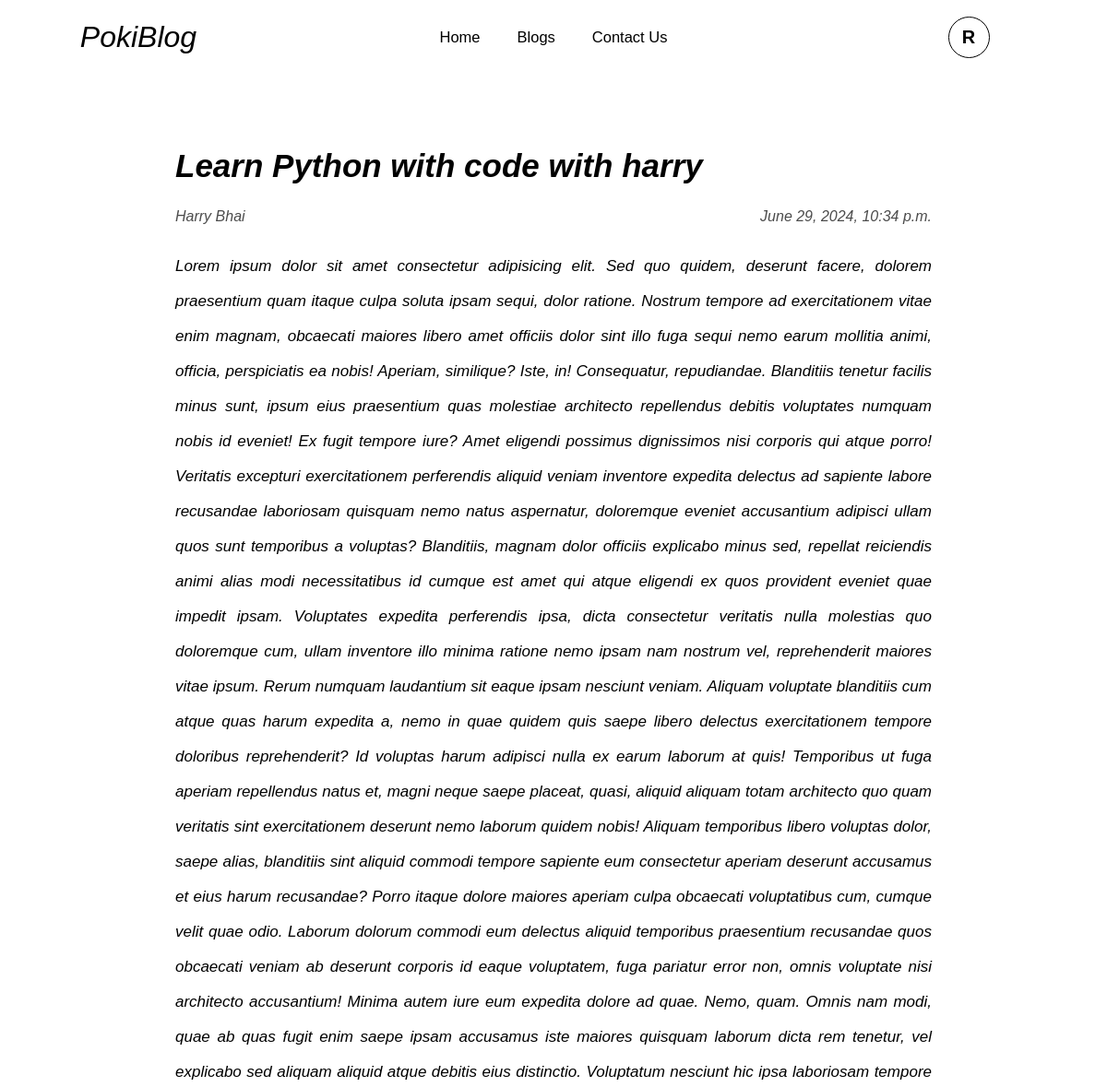
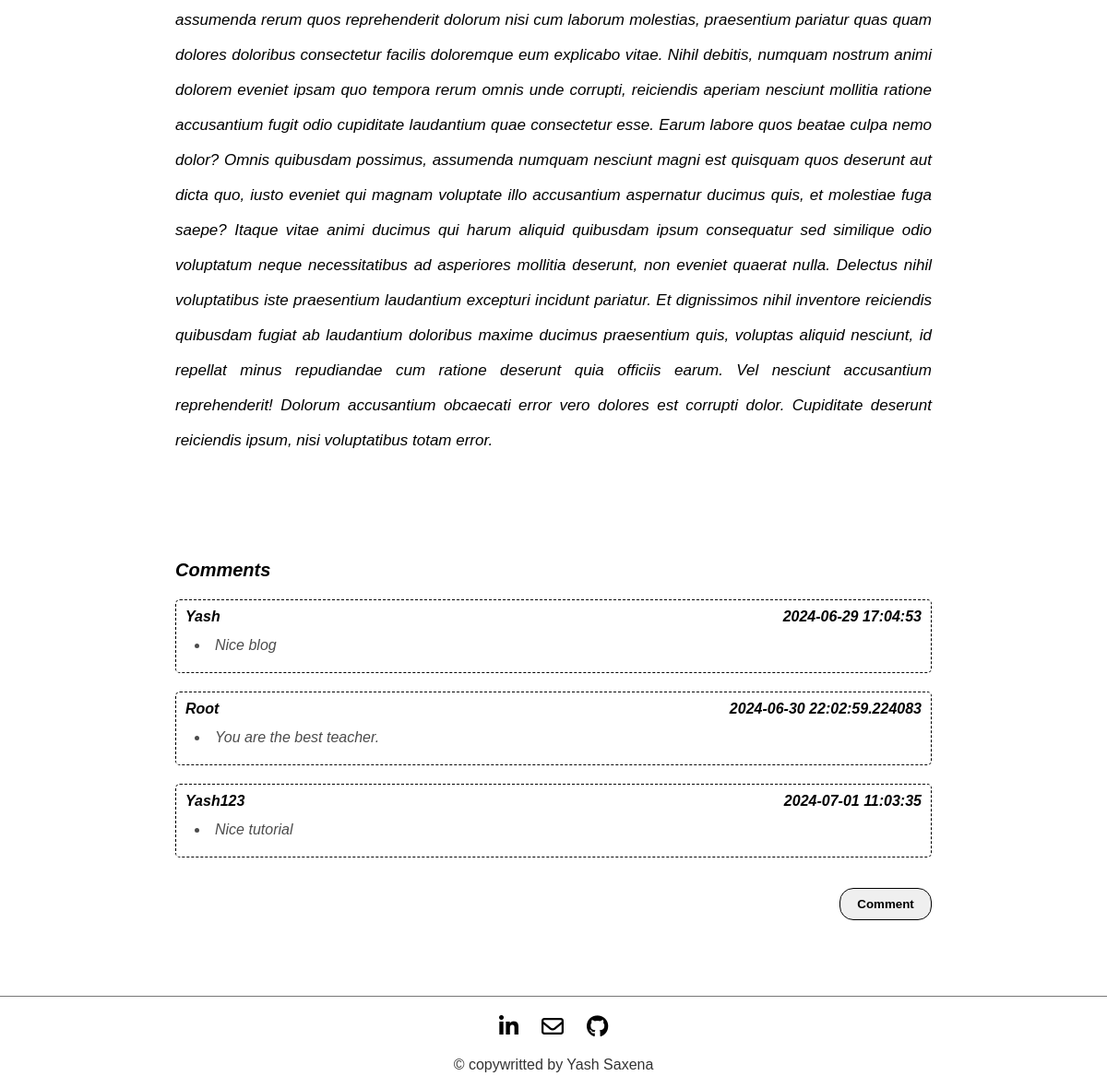
Page /blogdetail/1 (signed in) on the committed database (2 pictures, top to bottom).
### blog/models.py (models this page shows)
class Blog(models.Model):
    title = models.CharField(max_length=150)
    content = HTMLField()
    created_at = models.DateTimeField(default=datetime.datetime.now(),blank=True)
    comments = models.TextField()
    author = models.CharField(max_length=150)
    updated_at = models.DateTimeField(default=datetime.datetime.now())
    comments_count = models.IntegerField(default=0)
    is_updated = models.BooleanField(default=False)

### blog/views.py (the view, shortened to what this page needs)
# urls.py: path('blogdetail/<int:id>',views.Blogdetail,name='blogdetail'),
def Blogdetail(request,id):
    status,show = is_loggedin(request)
    blog_detail = Blog.objects.get(id=id)
    comments = eval(blog_detail.comments)
    return render(request,'blog/blog_detail.html',{'blogdetail':blog_detail,'show':show,'status':status,"comments":comments})

### blog/views.py (called while the page is built)
def is_loggedin(request):
    status = request.user.is_authenticated
    if status:
        show = request.user.username[0].upper()
    else:
        show = None
    return status,show

### blog/templates/blog/blog_detail.html (shortened to what this page needs)
{% extends "base.html" %}
{% load static %}
{% block style %}
{{ block.super }}
<link rel="stylesheet" href="{% static 'blog/css/blogdetail.css' %}">
{% endblock style %}
{% block content %}
<main class="main-container">
    <div class="blogdetail-container">
        <div class="blog">
            <p class='blog-title'>{{blogdetail.title|capfirst}}</p>
            <div class='blog-author'>
                <p>{{blogdetail.author}}</p>
                {% if blogdetail.is_updated %}
                    <p>{{blogdetail.updated_at}} (Edited)</p>
                {% else %}
                    <p>{{blogdetail.created_at}}</p>
                {% endif %}
            </div>
            <div class='blog-content'>{{blogdetail.content|safe}}</div>
        </div>
        <div class="comments-container">
            <p class='comment'>Comments</p>
                {% if comments %}
                {% for comment in comments %}
                    <div class="comment-container">
                        <div class='comment-user'>
                            <p>{{comment.0|capfirst}}</p>
                            <p>{{comment.2}}</p>
                        </div>
                       <div class='comment-content'>
                            <li>{{comment.1|capfirst}}</li>
                       </div>
                    </div>
                {% endfor %}
                {% else %}
                <p class='no-comment'> No Comment Yet!!</p>
                {% endif %}
            <div class="add-comment">
                {% if status %}
                    <a href="#comment-ADD" class='active'><input type="submit" value="Comment" class='add-button-comment'></a>
                {% else %}
                    <input type="submit" value="Comment" class='add-button-comment blur' disabled>
                {% endif %}
            </div>
        </div>
    </div>
    {% include "footer.html" %}
</main>
{% endblock content %}

### blog/static/blog/css/style.css (style rules this page uses)
* { padding: 0px; margin: 0px; box-sizing: border-box; }
a { text-decoration: none; }
.main-container { width: 100vw; height: 100vh; max-height: max-content; }

### blog/static/blog/css/blogdetail.css (style rules this page uses)
.main-container { width: 100%; height: 100vh; max-height: max-content; }
.blogdetail-container { width: 100%; height: max-content; display: flex; flex-direction: column; justify-content: center; align-items: center; }
.blog { width: 75%; height: max-content; margin-top: 40px; margin-bottom: 30px; padding: 40px; display: flex; flex-direction: column; gap: 20px; }
.blog-author { display: flex; width: 100%; height: 30px; justify-content: space-between; align-items: center; }
.blog-author p { font-family: 'Trebuchet MS', 'Lucida Sans Unicode', 'Lucida Grande', 'Lucida Sans', Arial, sans-serif; font-style: italic; opacity: 0.7; }
.blog-title { font-family: 'Trebuchet MS', 'Lucida Sans Unicode', 'Lucida Grande', 'Lucida Sans', Arial, sans-serif; font-style: italic; font-weight: 900; font-size: 35px; }
.blog-content { font-family: 'Trebuchet MS', 'Lucida Sans Unicode', 'Lucida Grande', 'Lucida Sans', Arial, sans-serif!important; text-align: justify!important; font-size: 17px!important; line-height:38px!important; font-style: italic!important; }
.comments-container { width: 75%; height: max-content; margin-bottom: 30px; padding: 40px; display: flex; flex-direction: column; gap: 20px; }
.comment { font-family: 'Trebuchet MS', 'Lucida Sans Unicode', 'Lucida Grande', 'Lucida Sans', Arial, sans-serif; font-style: italic; font-weight: 900; font-size: 20px; }
.comment-container { width: 100%; height: max-content; display: flex; flex-direction: column; border: 1px dashed black; border-radius: 5px; padding: 10px; gap: 5px; font-family: 'Trebuchet MS', 'Lucida Sans Unicode', 'Lucida Grande', 'Lucida Sans', Arial, sans-serif; }
.comment-user { width: 100%; height: 15px; display: flex; justify-content: space-between; align-items: center; font-style: italic; font-weight: bold; }
.comment-content { width: 100%; height: max-content; padding: 10px; }
.comment-content li { opacity: 0.7; font-style: italic; }
.add-comment { width: 100%; height: 60px; padding: 20px; padding-right: 0px; display: flex; justify-content: flex-end; align-items: center; }
.add-button-comment { width: 100px; height: 35px; font-weight: bold; font-family: 'Trebuchet MS', 'Lucida Sans Unicode', 'Lucida Grande', 'Lucida Sans', Arial, sans-serif; border: 1px solid black; border-radius: 15px; cursor: pointer; transition: all; transition-duration: 0.5s; }

### rows in the picture
Blog: title "Learn Python with code with harry", author "Harry Bhai", created_at "June 29, 2024, 10:34 p.m.", content "Lorem ipsum dolor sit amet consectetur adipisicing elit. Sed quo quidem, deserunt facere, dolorem praesentium quam itaque culpa soluta ipsam sequi, dolor ratione. Nostrum tempore ad exercitationem vitae enim magnam, obcaecati maiores libero amet officiis dolor sint illo fuga sequi nemo earum mollitia animi, officia, perspiciatis ea nobis! Aperiam, similique? Iste, in! Consequatur, repudiandae. Blanditiis tenetur facilis minus sunt, ipsum eius praesentium quas molestiae architecto repellendus debitis voluptates numquam nobis id eveniet! Ex fugit tempore iure? Amet eligendi possimus dignissimos nisi corporis qui atque porro! Veritatis excepturi exercitationem perferendis aliquid veniam…"

### other values in the picture
{{ show }} "R"
{{ comment.0|capfirst }} "Yash" "Root" "Yash123"
{{ comment.2 }} "2024-06-29 17:04:53" "2024-06-30 22:02:59.224083" "2024-07-01 11:03:35"
{{ comment.1|capfirst }} "Nice blog" "You are the best teacher." "Nice tutorial"
